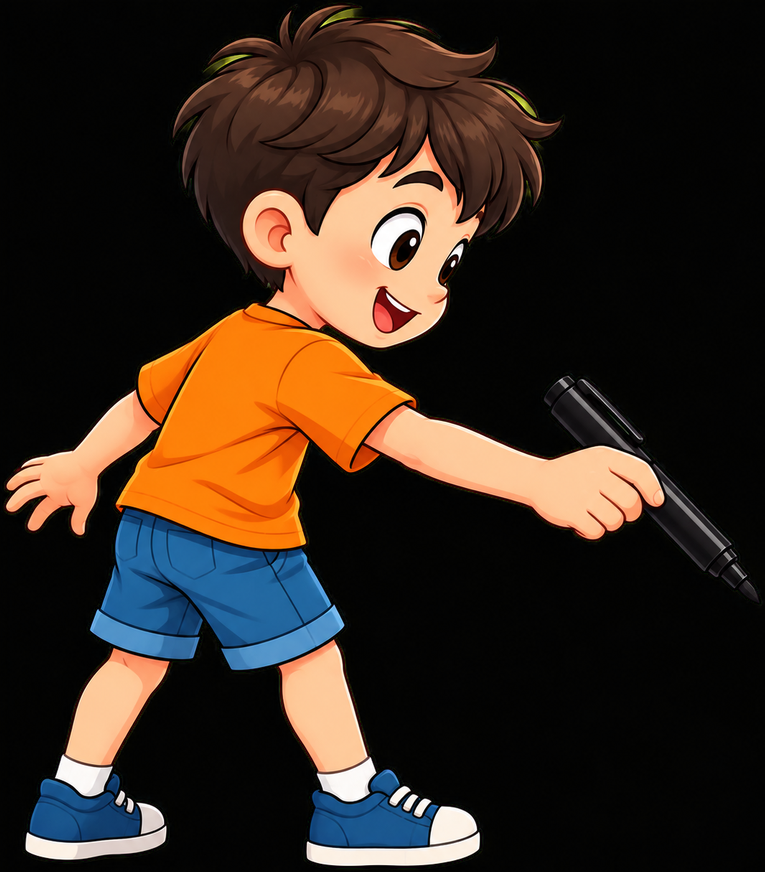
#> input picture AnimStudio/reveal_defaults/boy.png, 765 x 872 px
$ python -i reveal.py   (imports and definitions only)
#> lines starting #> are read from the running program, lines starting #| are printed output that depends on the picture
# -*- coding: utf-8 -*-
"""Hieu ung 'VE RA' khi vao moi khung hinh (tab 'Ve ra'): khung Google Flow da ve xong hien dan len nhu dang duoc ve. 15 kieu (11 kieu theo danh sach hieu ung cua TW StoryFlow + xe giay, truot giay, mo vong tron, rem soc).
 - HUONG MO: hieu ung co huong (khong phai mo mai tu mot ben) tu doi huong theo tung khung: trai->phai, phai->trai, tren->xuong, duoi->len (compose(..., dirn='auto'|'lr'|'rl'|'tb'|'bt')).
   Cach lam: moi hieu ung duoc viet 1 lan theo huong trai->phai; huong khac = lat/xoay anh vao, chay hieu ung, lat/xoay anh ra; hinh (tay, cau be, co) duoc dan SAU, o vi tri da quy doi, khong bi xoay.
 - 'pen' / 'outline': tach net cua CHINH anh (lam manh -> cat thanh tung net -> ve het chu / vat nay sang chu / vat khac), ngon but chay doc net.
     'pen' ("Ve tay tung net but") = ban tay ve TUNG NET MUC (dung mau that cua anh) theo thu tu net that va TUNG VAT (_cell_groups / _next_part: vat lon gan giua truoc, roi sang vat gan nhat, KHONG quet theo hang / cot; ve xong ca vat moi sang vat ke),
         xong net cua mot vat thi TO MAU ngay nhung vung vua ve (pen_plan / _pen_frame: fill_plan(new, st, None, ce) chia vung theo khuc ve; to tung MANG nho, xem _patch_fill) roi moi sang vat ke. Mau chi hien dung cho tay vua ve, mep theo vien net
         (KHONG chia khung vuong, KHONG quet ca man hinh). Luc ve TRANH DUOC CO NHO CO DINH (~94-97%, can giua, le trang BANG NHAU 4 phia: _pen_geom / _pen_shrunk); ban tay tu XOAY quanh ngon but (_Sprites fit=True: goc nho nhat de
         tay nam TRON trong man hinh, ve sat mep tren / phai thi tay xoay xuong / sang trai) o ca 4 huong; ve xong tay rut ra, tranh GIU NGUYEN co nho CO DINH (khong phong to / zoom), xem pen_hold. Chi anh khong co net nao (nen phang) moi dung but quet tung dai mau.
     'outline' ("Ve vien -> len mau", CO ban tay) = HAI GIAI DOAN: (1) ban tay ve HET net vien theo thu tu net that; (2) roi to MAU tung vung (vung = mang cung mau gioi han boi net vien, mep to SAC, khong loang);
         vung trang (nen giay) khong can to. Anh den trang / net chi chi co khoi den dac thi gan het thoi gian la ve net, vung den duoc do day sau cung. Ve het = dung anh moi; tay rut ra.
 - Cac kieu con lai: mat na hien dan (zig-zag, co, muc loang, theo vung...). Hinh ban tay / cau be / cuon tranh / co: TOAN BO do AI ve (props.py); chua co hinh nao thi hieu ung chay khong co hinh do.
 - 'none' chi la noi bo (tab kieu cu: giu nguyen kieu hoa tan cu), khong nam trong danh sach chon.
 - Moi kieu = 1 'truong thoi diem hien' T (0..1) cho tung diem anh -> mat na mem, ghep anh cu / anh moi. Truong chi phu thuoc kich thuoc nen duoc nho.
 - Chi dung numpy + Pillow (+ ndi: scipy hoac OpenCV)."""
import hashlib
import math
import threading
import numpy as np
from PIL import Image, ImageFilter, ImageOps

from . import sprites

EFFECTS = [
    ("pen", "Vẽ tay từng nét bút"),
    ("boy_pen", "Cậu bé cầm bút — vẽ từng hàng, ảnh hiện dần theo nét cọ"),
    ("scroll", "Cậu bé mở cuộn tranh — kéo từ trái sang phải"),
    ("outline", "Vẽ viền → lên màu"),
    ("brush", "Hiện ảnh bằng nét cọ"),
    ("ink", "Hiện dần bằng nét mực cổ"),
    ("regions", "Hiện lần lượt theo vùng/đối tượng"),
    ("tear", "Xé giấy — xé tờ cũ để lộ tranh mới"),
    ("slide", "Trượt giấy — tranh mới trượt đè lên tranh cũ"),
    ("iris", "Mở vòng tròn — vòng tròn loe dần để lộ tranh"),
    ("blinds", "Rèm sọc — các thanh rèm lần lượt mở ra"),
    ("black", "Hiện dần từ nền đen"),
    ("fade", "Mờ dần nhẹ"),
    ("flash", "Nhấn mạnh: chớp sáng + zoom"),
    ("cut", "Không hiệu ứng"),
]
KEYS = ["none"] + [k for k, _ in EFFECTS]
PICKABLE = [k for k, _ in EFFECTS]
PAPER = (251, 249, 243)                        # nen giay trang cua kieu ve tay
GRAPHITE = (46, 46, 54)                         # mau net but
HAND_H = 0.38                                   # chieu cao ban tay / tay cam co so voi khung hinh
SCROLL_BOY_H = 0.24                             # cau be keo cuon tranh
BOY_H = 0.17                                    # chieu cao cau be so voi khung hinh (be vua phai, de nhin; truoc day 0.10 chay nhun nhay nen roi mat)
BOY_ROW = 1.45                                  # chieu cao 1 hang quet = 1,45 lan chieu cao cau be (khung 16:9 ~ 4 hang)
NB = 7                                          # so dai quet (zig-zag) cua kieu ban tay / cau be
BRUSH_NB = 5                                    # so net co ngang (le -> net cuoi ket thuc o ben phai, tay rut ra tu goc duoi-phai)
DIRS = ("lr", "rl", "tb", "bt")                 # trai->phai, phai->trai, tren->xuong, duoi->len
AUTO_SEQ = ("lr", "tb", "rl", "bt", "tb", "rl", "lr", "bt")        # che do tu dong: khung thu k lay huong thu k (khong bao gio 2 khung lien tiep cung huong, ke ca khi quay vong)
DIRECTIONAL = frozenset(("pen", "boy_pen", "scroll", "outline", "brush", "regions", "tear", "slide", "iris", "blinds"))   # cac kieu con lai (muc, mo dan, chop...) khong co huong
HORIZ_ONLY = frozenset(("scroll",))             # cuon tranh chi keo ngang
_FIELDS = {}
_KL = {}                                        # khoa theo (loai cache, khoa anh): nhieu luong dung chung cung mot anh thi chi MOT luong tinh (cac luong con lai cho roi dung ket qua)
_KL_G = threading.Lock()


# [8 lines left out: function _klock, not called in this run]


_SK = {}
_RG = {}
_IA = {}
_SG = {}
_ST = {}


def clamp(x, a=0.0, b=1.0):
    return a if x < a else b if x > b else x


def smooth(u):
    u = clamp(u)
    return u * u * (3 - 2 * u)


def pick(kind):
    return kind if kind in KEYS else "none"


def _grid(W, H):
    return np.linspace(0.0, 1.0, W, dtype=np.float32)[None, :], np.linspace(0.0, 1.0, H, dtype=np.float32)[:, None]


# [96 lines left out: functions _sweep, sweep_pos, field, mask, _mix, not called in this run]


def _key(im):
    """Dau van tay anh (kich thuoc + hash ban thu nho). Nho ngay tren DOI TUONG anh (thuoc tinh _ak; anh dan xuat nhu resize/lat/copy la doi tuong moi nen khong thua huong nham),
    nen goi nhieu lan trong 1 khung chi tinh 1 lan."""
    k = getattr(im, "_ak", None)
    if k is None:
        k = (im.size, hashlib.md5(im.resize((48, 27), Image.BILINEAR).tobytes()).hexdigest())
        try:
            im._ak = k
        except Exception:
            pass
    return k


# [35 lines left out: functions key_copy, ink_alpha, _ink_alpha, not called in this run]


LINE_R = 3.0                                    # nua be rong net but (tinh theo anh rong 640): net day hon chi giu VIEN day ~LINE_R, ruot khoi dac de buoc to mau lap day
_LA = {}


# [50 lines left out: functions line_art, _line_art, paper_of, not called in this run]


def pencil(img):
    """Ban phac thao: nen giay + net chi den tu duong vien / net toi cua anh. Nho theo anh (khong tinh lai moi khung)."""
    k = _key(img)
    r = _SK.get(k)
    if r is not None:
        return r
    with _klock("sk", k):
        return _pencil(img, k)


# [128 lines left out: functions _pencil, _thin, zig_pos, _seg, _seg_calc, regions and 1 more, not called in this run]


_NB8 = ((0, 1), (1, 0), (0, -1), (-1, 0), (1, 1), (1, -1), (-1, 1), (-1, -1))       # uu tien lang gieng 4 huong


# [11 lines left out: function strokes, not called in this run]


KEEP_W, KEEP_H = 2.0, 1.7                       # 've tay': vat (cac net noi voi nhau) nho hon ~48% x 58% khung thi GIU NGUYEN la mot vat (ve xong ca vat roi moi to mau), lon hon thi chia theo CELL_W x CELL_H
CELL_W, CELL_H = 0.24, 0.34                     # 've tay': moi "goc anh" / vat (nhom net ve lien tiep) rong toi da 24% x cao 34% khung hinh (nho -> moi khuc la MOT vat, tay ve xong vat nay moi sang vat khac)


# [324 lines left out: functions _row_order, _split_cells, _cell_groups, _pick_nn, _next_part, _strokes and 1 more, not called in this run]


def line_mask(st, s, sw=0.006):
    """Mat na net da ve xong o tien do s (0..1) cua duong but; mep mem ngay sau ngon but."""
    return np.clip((s * (1.0 + sw) - st["T"]) / sw, 0.0, 1.0)


_OF = {}
BOLD_R = 0.030                                  # ban kinh net but DAM (ti le chieu rong khung hinh): net but to, mang mau that cua anh
FILL_LAG, FILL_SPREAD, FILL_D0 = 0.05, 0.15, 0.16      # 've vien': mau len sau net vien FILL_LAG (don vi thoi gian ve net), vung xa net toi FILL_SPREAD nua; FILL_D0 = khoang cach (ti le chieu rong) ma mau lan het


# [51 lines left out: functions stroke_fields, bold_cover, not called in this run]


_PF = {}
PEN_SPREAD, PEN_D0 = 0.05, 0.10                 # 've tay': vung xa net (khong nam trong dai net but) hien tre hon net gan nhat toi PEN_SPREAD; PEN_D0 = khoang cach (ti le chieu rong khung) ma do tre dat toi da


# [23 lines left out: function pen_field, not called in this run]


_FP = {}
FILL_SW = 0.0008                                # do mem mep to mau (don vi thoi gian to): rat nho = mep SAC theo vung, khong loang
FILL_TRAVEL = 0.14                              # ti le thoi gian moi vung danh cho viec tay di chuyen sang vung ke tiep
FILL_ANG = -0.35                                # goc net to (rad): to cac duong chéo nhe ca tay hay to


FILL_PATCH = 5.0                                # to mau: moi vung chia thanh ~5 mang (vung nho: 1 mang), toi da FILL_PMAX mang
FILL_PMAX = 14
FILL_ANGS = (-0.35, 0.55, 1.35, -1.05)          # huong cac duong to trong tung mang (rad): doi huong tu mang nay sang mang khac -> khong con "keo ngang tu trai sang phai, tu tren xuong"


# [256 lines left out: functions _patch_fill, fill_plan, _fill_plan, fill_pos, not called in this run]


_BP = {}                                        # ke hoach cau be (truong hien + hinh hoc cac hang quet), nho theo kich thuoc


# [31 lines left out: function boy_plan, not called in this run]


def boy_mask(pl, s, sw=0.004):
    """Mat na hien (0..1) o tien do s (0..1) cua toan bo cac hang; mep net co hoi mem."""
    return np.clip((s * (1.0 + sw) - pl["T"]) / sw, 0.0, 1.0)


# [9 lines left out: function boy_at, not called in this run]


def _lerp(a, b, u):
    return a[0] + (b[0] - a[0]) * u, a[1] + (b[1] - a[1]) * u


# [64 lines left out: functions _prep_old, dir_of, _fw, _bk, _pt, _vec, not called in this run]


FIT_STEP = 3.0                                  # ban tay tu xoay de nam trong khung: buoc goc (do)
FIT_ALPHA = 40                                  # chi tinh phan ban tay nhin thay duoc (goc canh tay mo dan thi khong tinh)
_HX = {}                                        # bang do tran theo goc xoay cua tung hinh tay
_HR = {}                                        # hinh tay da xoay (nho)


# [62 lines left out: functions _hand_table, _hand_fit_angle, _hand_rot, not called in this run]


class _Sprites:
    """Gom cac hinh (tay, cau be, co, cuon tranh) hieu ung muon dan, roi dan len anh KET QUA o vi tri da quy doi ve anh goc (hinh khong bi xoay; chi lat guong khi mo tu phai sang trai).
    Rieng ban tay 've tay' (fit=True): tu xoay quanh ngon but, goc nho nhat de tay nam tron trong khung (ve sat mep tren / phai thi tay xoay xuong / sang trai thay vi tran ra ngoai man hinh)."""

    def __init__(self):
        self.items = []

    # [25 lines left out: functions __call__, flush, not called in this run]


# ---------------------------------------------------------------- thoi luong tu dong theo do dai cau
AUTO_FRAC = {"pen": 0.72, "boy_pen": 0.75, "outline": 0.55, "scroll": 0.45, "brush": 0.50, "ink": 0.30, "regions": 0.35,
             "tear": 0.28, "slide": 0.25, "iris": 0.28, "blinds": 0.30, "black": 0.22, "fade": 0.20, "flash": 0.20}
AUTO_RANGE = {"pen": (2.5, 10.0), "boy_pen": (3.0, 9.0), "outline": (1.8, 6.5), "scroll": (1.5, 5.0), "brush": (1.5, 5.5)}


# [6 lines left out: function auto_dur, not called in this run]


# ---------------------------------------------------------------- cac kieu moi
_JG = {}


# [70 lines left out: functions _noise1d, _jag, _shade, _tear, _slide, not called in this run]


_DIST = {}


# [21 lines left out: function _iris, not called in this run]


BLIND_N = 10


# [163 lines left out: functions _blinds, compose, _native, not called in this run]


PEN_K = 2600                                    # 've tay': so diem net trung binh moi "khuc" ve (khuc = mot cum net ke nhau; ve net xong khuc nao thi to mau khuc do)
PEN_TR = 0.07                                   # ti le thoi gian moi khuc danh cho viec tay di chuyen sang khuc ke
_CL = {}


# [145 lines left out: functions _chunk_edges, pen_plan, _pen_plan, _chunk_fill_pos, _pen_end, _pen_frame and 1 more, not called in this run]


PEN_HAND_H = 0.32                               # 've tay': chieu cao ban tay (ti le chieu cao khung)
PEN_MARGIN = 0.03                               # 've tay': le trang quanh tranh luc ve, BANG NHAU ca 4 phia (ti le canh ngan cua khung; 540p ~ 16 px, 1080p ~ 32 px)
_PG = {}
_PH = {}


# [131 lines left out: functions _pen_geom, pen_hold, _pen_shrunk, _outline_fill, _scroll, not called in this run]

>>> import cv2
>>> picture = cv2.imread('../reveal_defaults/boy.png', cv2.IMREAD_GRAYSCALE)
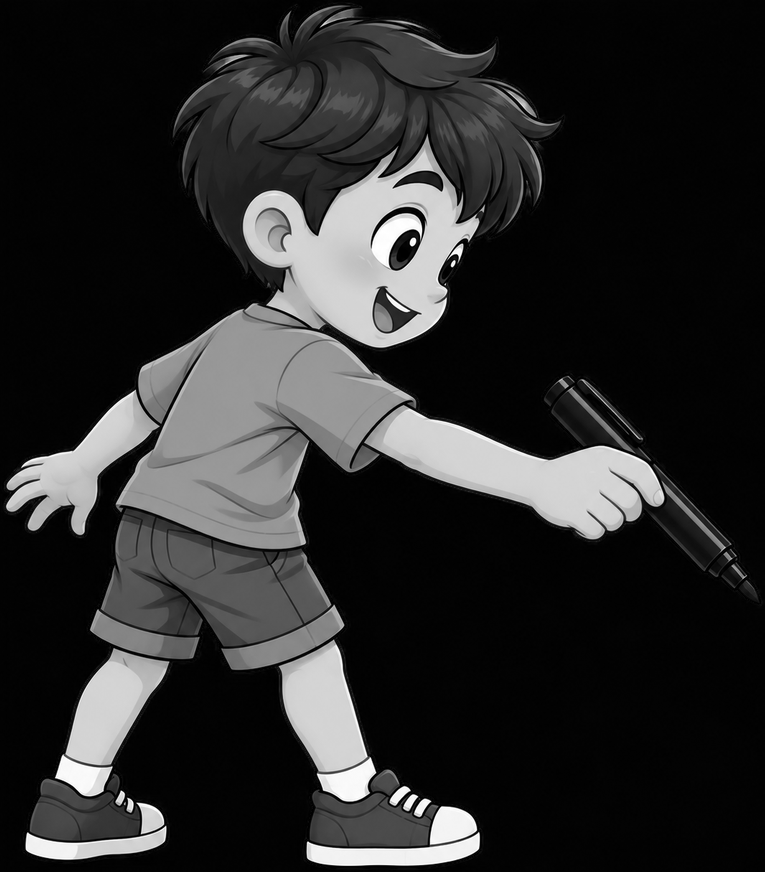
#> picture: shape (872, 765); min 0, max 255, mean 43.4
#> (the run stopped early here; a loop or call above may not have finished)

$ run again, on AnimStudio/reveal_defaults/roll.png
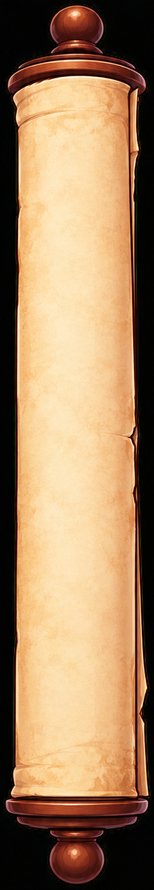
#> input picture AnimStudio/reveal_defaults/roll.png, 154 x 890 px
#> `picture = cv2.imread('../reveal_defaults/boy.png', cv2.IMREAD_GRAYSCALE)`:
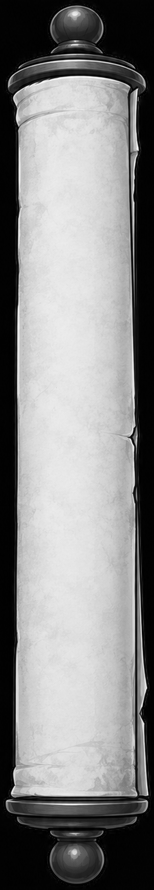
#> picture: shape (890, 154); min 0, max 253, mean 136
